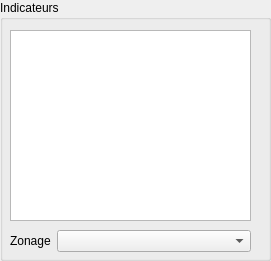
     <widget class="QGroupBox" name="groupBoxIndicators">
      <property name="geometry">
       <rect>
        <x>360</x>
        <y>10</y>
        <width>271</width>
        <height>261</height>
       </rect>
      </property>
      <property name="title">
       <string>Indicateurs</string>
      </property>
      <widget class="QListView" name="listViewIndic">
       <property name="enabled">
        <bool>true</bool>
       </property>
       <property name="geometry">
        <rect>
         <x>10</x>
         <y>30</y>
         <width>241</width>
         <height>191</height>
        </rect>
       </property>
       <property name="maximumSize">
        <size>
         <width>16777215</width>
         <height>300</height>
        </size>
       </property>
       <property name="selectionMode">
        <enum>QAbstractItemView::MultiSelection</enum>
       </property>
      </widget>
      <widget class="QWidget" name="layoutWidget">
       <property name="geometry">
        <rect>
         <x>10</x>
         <y>230</y>
         <width>241</width>
         <height>22</height>
        </rect>
       </property>
       <layout class="QHBoxLayout" name="horizontalLayout_2">
        <item>
         <widget class="QLabel" name="labelPerimeterType_2">
          <property name="sizePolicy">
           <sizepolicy hsizetype="Fixed" vsizetype="Preferred">
            <horstretch>0</horstretch>
            <verstretch>0</verstretch>
           </sizepolicy>
          </property>
          <property name="text">
           <string>Zonage</string>
          </property>
         </widget>
        </item>
        <item>
         <widget class="QComboBox" name="comboBoxIndicZoning">
          <property name="sizePolicy">
           <sizepolicy hsizetype="Expanding" vsizetype="Fixed">
            <horstretch>0</horstretch>
            <verstretch>0</verstretch>
           </sizepolicy>
          </property>
         </widget>
        </item>
       </layout>
      </widget>
     </widget>
